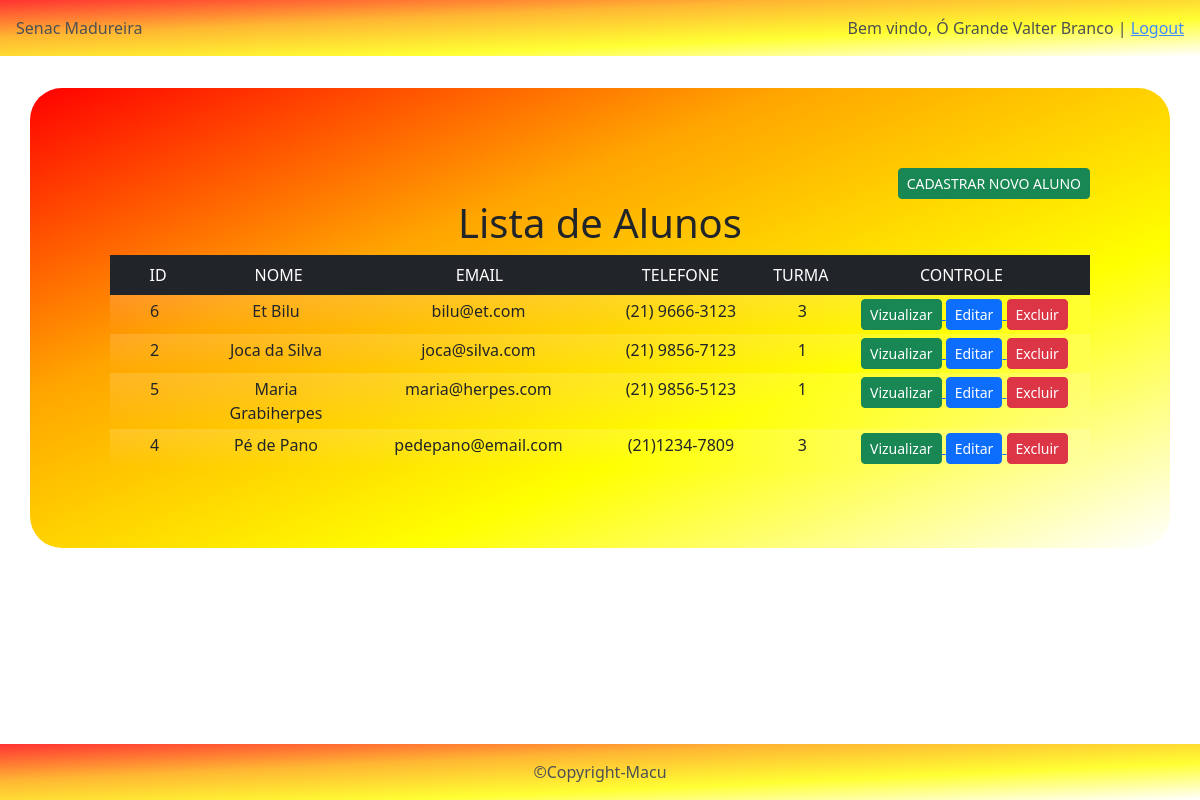
Screenshot of /aluno/listarAluno.php (signed in) with the database file from the repository.
### tables this page shows
CREATE TABLE `alunos` (
  `id` int(11) NOT NULL,
  `nome` varchar(60) NOT NULL,
  `email` varchar(100) NOT NULL,
  `endereco` varchar(100) NOT NULL,
  `telefone` varchar(14) NOT NULL,
  `turma` int(11) NOT NULL
);

### aluno/listarAluno.php (the view, shortened to what this page needs)
<?php
include "../adm/controle.php";
include "../adm/conexao.php";
$sql = "select * from alunos order by nome";
$seleciona = mysqli_query($conexao, $sql);
?>
    <div class="container bg-info pag">
        <div class="text-end ">
            <a href="formAluno.php">
                <button type="button" class="btn btn-success btn-sm">CADASTRAR NOVO ALUNO</button>
            </a>
        </div>
        <h1>Lista de Alunos</h1>
        <div class="container text-center">
            <div class="p-2 row text-bg-dark">
                <div class="col-1">
                    ID
                </div>
                <div class="col-2">
                    NOME
                </div>
                <div class="col-3">
                    EMAIL
                </div>
                <div class="col-2">
                    TELEFONE
                </div>
                <div class="col-1">
                    TURMA
                </div>
                <div class="col-3">
                    CONTROLE
                </div>
            </div>
            <?php
            while ($exibe = mysqli_fetch_array($seleciona)) {
                $idAluno = $exibe['id'];
            ?>
                <div class="row p-1 bg-gradient bg-opacity-50">
                    <div class="col-1">
                        <?php echo $exibe['id']; ?>
                    </div>
                    <div class="col-2">
                        <?php echo $exibe['nome']; ?>
                    </div>
                    <div class="col-3">
                        <?php echo $exibe['email']; ?>
                    </div>
                    <div class="col-2">
                        <?php echo $exibe['telefone']; ?>
                    </div>
                    <div class="col-1">
                        <?php echo $exibe['turma']; ?>
                    </div>
                    <div class="col-3">
                        <a href="vizualizarAluno.php?idAluno=<?php echo $idAluno; ?>">
                            <button type="button" class="btn btn-success btn-sm">Vizualizar</button>
                        </a>
                        <a href="editarAluno.php?idAluno=<?php echo $idAluno; ?>">
                            <button type="button" class="btn btn-primary btn-sm">Editar</button>
                        </a>
                        <a href="excluirAluno.php?idAluno=<?php echo $idAluno; ?>">
                            <button type="button" class="btn btn-danger btn-sm" onclick="return confirm('Você tem certeza que quer excluir?')">Excluir</button>
                        </a>
                    </div>
                </div>
            <?php
            }
            ?>
        </div>
    </div>
<?php
    include "../adm/footer.php";
?>

### css/style.css (style rules this page uses)
.pag { margin-top: 2em; padding: 5em; border-radius: 2em; text-align: center; background-image: linear-gradient(to bottom right, red,orange,yellow, white ); }
body { background-image: url(https://i.pinimg.com/originals/4e/94/7a/4e947afe00fb849dd5796dcf5f63d9e6.jpg); }

### rows the page displays
alunos: id "6", nome "Et Bilu", email "bilu@et.com", telefone "(21) 9666-3123", turma "3"
alunos: id "2", nome "Joca da Silva", email "joca@silva.com", telefone "(21) 9856-7123", turma "1"
alunos: id "5", nome "Maria Grabiherpes", email "maria@herpes.com", telefone "(21) 9856-5123", turma "1"
alunos: id "4", nome "Pé de Pano", email "pedepano@email.com", telefone "(21)1234-7809", turma "3"

### other values shown
$nome "Valter Branco"
